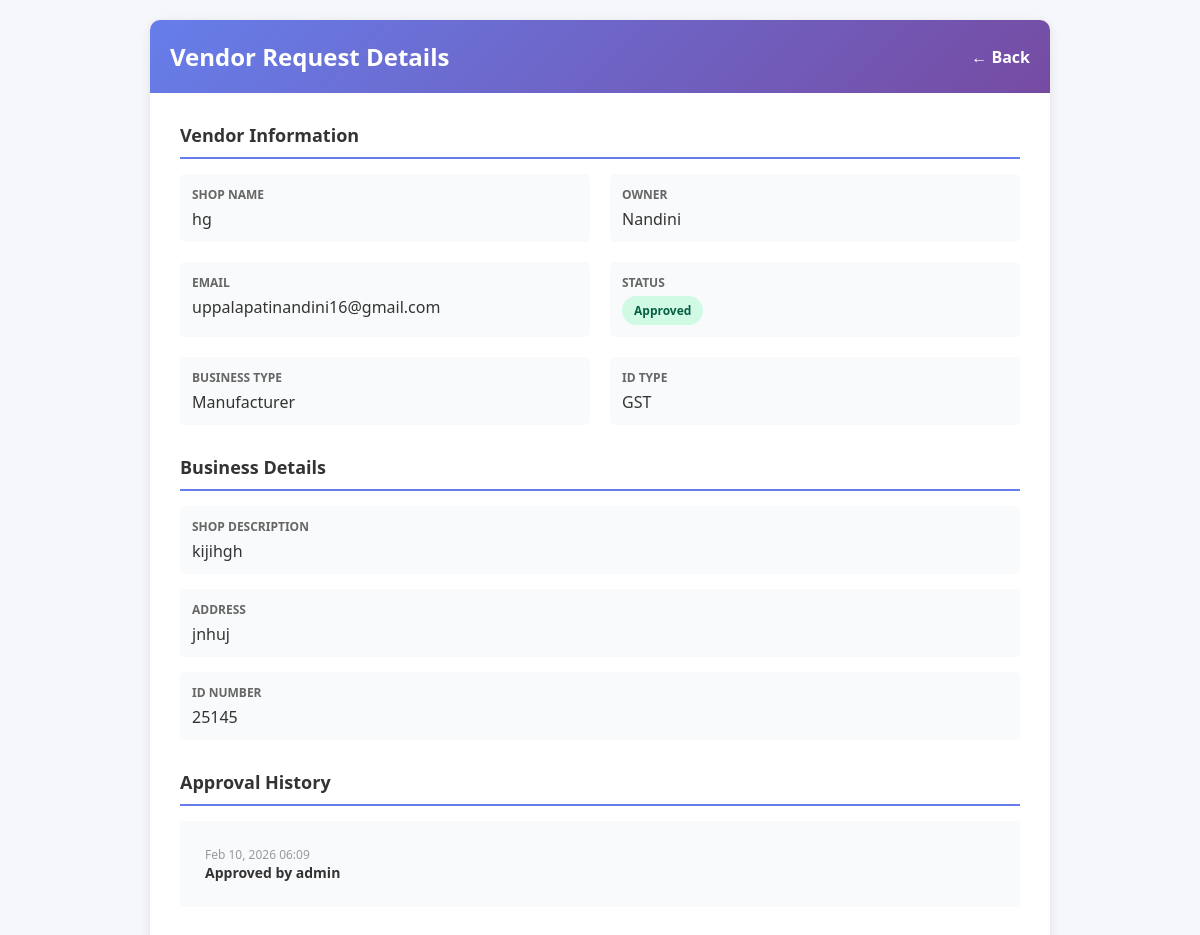
Page /main/vendor-requests/1/ (signed in) on the committed database.
### ecommapp/models.py (models this page shows, shortened)
class VendorProfile(models.Model):
    BUSINESS_CHOICES = [
        ('retail', 'Retail'),
        ('wholesale', 'Wholesale'),
        ('manufacturer', 'Manufacturer'),
        ('service', 'Service'),
    ]
    ID_PROOF_CHOICES = [
        ('gst', 'GST'),
        ('pan', 'PAN'),
    ]
    APPROVAL_STATUS_CHOICES = [
        ('pending', 'Pending'),
        ('approved', 'Approved'),
        ('rejected', 'Rejected'),
    ]
    user = models.OneToOneField(User, on_delete=models.CASCADE, related_name='vendor_profile')
    shop_name = models.CharField(max_length=100)
    shop_description = models.TextField()
    address = models.TextField()
    business_type = models.CharField(max_length=20, choices=BUSINESS_CHOICES)
    id_type = models.CharField(max_length=10, choices=ID_PROOF_CHOICES, blank=True, null=True)
    id_number = models.CharField(max_length=50, blank=True, null=True)
    id_proof_file = models.FileField(upload_to='vendor_docs/', blank=True, null=True)
    gst_number = models.CharField(max_length=15, blank=True, null=True, help_text="15-digit GST number")
    pan_number = models.CharField(max_length=10, blank=True, null=True, help_text="10-character PAN number")
    pan_name = models.CharField(max_length=100, blank=True, null=True, help_text="Name as per PAN card")
    pan_card_file = models.FileField(upload_to='pan_cards/', blank=True, null=True, help_text="Upload PAN card image")
    approval_status = models.CharField(max_length=20, choices=APPROVAL_STATUS_CHOICES, default='pending')
    rejection_reason = models.TextField(blank=True, null=True)
    created_at = models.DateTimeField(default=timezone.now)
    updated_at = models.DateTimeField(auto_now=True)
    is_blocked = models.BooleanField(default=False)
    blocked_reason = models.TextField(blank=True, null=True)
    class Meta:
        ordering = ['-created_at']

### mainApp/models.py (models this page shows, shortened)
class VendorApprovalLog(models.Model):
    ACTION_CHOICES = [
        ('approved', 'Approved'),
        ('rejected', 'Rejected'),
        ('blocked', 'Blocked'),
        ('unblocked', 'Unblocked'),
        ('reviewed', 'Reviewed'),
    ]
    vendor = models.ForeignKey(VendorProfile, on_delete=models.CASCADE, related_name='approval_logs')
    admin_user = models.ForeignKey(User, on_delete=models.SET_NULL, null=True, related_name='vendor_approvals')
    action = models.CharField(max_length=20, choices=ACTION_CHOICES)
    reason = models.TextField(blank=True, null=True)
    timestamp = models.DateTimeField(default=timezone.now)
    class Meta:
        ordering = ['-timestamp']

### mainApp/views.py (the view)
    def wrapper(request, *args, **kwargs):
        if not request.user.is_authenticated:
            return redirect('admin_login')
        if not is_mainapp_admin(request.user):
            return redirect('admin_login')
        return view_func(request, *args, **kwargs)

### mainApp/views.py (called while the page is built)
def is_mainapp_admin(user):
    return user.is_superuser or user.is_staff

def admin_required(view_func):
    def wrapper(request, *args, **kwargs):
        if not request.user.is_authenticated:
            return redirect('admin_login')
        if not is_mainapp_admin(request.user):
            return redirect('admin_login')
        return view_func(request, *args, **kwargs)
    return wrapper

@admin_required
def vendor_request_detail(request, vendor_id):
    vendor = get_object_or_404(VendorProfile, id=vendor_id)
    approval_logs = vendor.approval_logs.all()
    context = {
        'vendor': vendor,
        'approval_logs': approval_logs
    }
    return render(request, 'mainApp/vendor_request_detail.html', context)

### mainApp/templates/mainApp/vendor_request_detail.html (shortened to what this page needs)
<!DOCTYPE html>
<html lang="en">
<head>
</head>
<body>
    <div class="detail-container">
        <div class="header-bar">
            <h1>Vendor Request Details</h1>
            <a href="{% url 'manage_vendor_requests' %}" class="back-link">← Back</a>
        </div>
        <div class="content">
            <div class="section">
                <div class="section-title">Vendor Information</div>
                <div class="info-grid">
                    <div class="info-row">
                        <div class="info-label">Shop Name</div>
                        <div class="info-value">{{ vendor.shop_name }}</div>
                    </div>
                    <div class="info-row">
                        <div class="info-label">Owner</div>
                        <div class="info-value">{{ vendor.user.get_full_name|default:vendor.user.username }}</div>
                    </div>
                    <div class="info-row">
                        <div class="info-label">Email</div>
                        <div class="info-value">{{ vendor.user.email }}</div>
                    </div>
                    <div class="info-row">
                        <div class="info-label">Status</div>
                        <div class="info-value">
                            <span class="status-badge status-{{ vendor.approval_status }}">
                                {{ vendor.get_approval_status_display }}
                            </span>
                        </div>
                    </div>
                    <div class="info-row">
                        <div class="info-label">Business Type</div>
                        <div class="info-value">{{ vendor.get_business_type_display }}</div>
                    </div>
                    <div class="info-row">
                        <div class="info-label">ID Type</div>
                        <div class="info-value">{{ vendor.get_id_type_display }}</div>
                    </div>
                </div>
            </div>
            <div class="section">
                <div class="section-title">Business Details</div>
                <div class="info-row" style="margin-bottom: 15px;">
                    <div class="info-label">Shop Description</div>
                    <div class="info-value">{{ vendor.shop_description }}</div>
                </div>
                <div class="info-row" style="margin-bottom: 15px;">
                    <div class="info-label">Address</div>
                    <div class="info-value">{{ vendor.address }}</div>
                </div>
                <div class="info-row">
                    <div class="info-label">ID Number</div>
                    <div class="info-value">{{ vendor.id_number }}</div>
                </div>
            </div>
            {% if approval_logs %}
            <div class="section">
                <div class="section-title">Approval History</div>
                <div class="logs">
                    {% for log in approval_logs %}
                    <div class="log-item">
                        <div class="log-date">{{ log.timestamp|date:"M d, Y H:i" }}</div>
                        <div class="log-action">{{ log.get_action_display }} by {{ log.admin_user.username }}</div>
                    </div>
                    {% endfor %}
                </div>
            </div>
            {% endif %}
        </div>
    </div>
</body>
</html>

### mainApp/templates/mainApp/vendor_request_detail.html (style rules this page uses)
* { margin: 0; padding: 0; box-sizing: border-box; }
body { font-family: 'Segoe UI', Tahoma, Geneva, Verdana, sans-serif; background: #f5f7fa; padding: 20px; }
.detail-container { max-width: 900px; margin: 0 auto; background: white; border-radius: 10px; box-shadow: 0 2px 10px rgba(0, 0, 0, 0.1); overflow: hidden; }
.header-bar { padding: 20px; background: linear-gradient(135deg, #667eea 0%, #764ba2 100%); color: white; display: flex; justify-content: space-between; align-items: center; }
.header-bar h1 { font-size: 24px; }
.back-link { color: white; text-decoration: none; font-weight: 600; }
.content { padding: 30px; }
.section { margin-bottom: 30px; }
.section-title { font-size: 18px; font-weight: bold; color: #333; margin-bottom: 15px; padding-bottom: 10px; border-bottom: 2px solid #667eea; }
.info-grid { display: grid; grid-template-columns: 1fr 1fr; gap: 20px; }
.info-row { padding: 12px; background: #f9fafb; border-radius: 5px; }
.info-label { color: #666; font-size: 12px; font-weight: 600; text-transform: uppercase; margin-bottom: 5px; }
.info-value { color: #333; font-size: 16px; font-weight: 500; }
.status-badge { display: inline-block; padding: 6px 12px; border-radius: 20px; font-size: 12px; font-weight: 600; }
.status-approved { background: #d1fae5; color: #065f46; }
.logs { background: #f9fafb; border-radius: 5px; padding: 15px; }
.log-item { padding: 10px; border-bottom: 1px solid #e5e7eb; font-size: 14px; }
.log-item:last-child { border-bottom: none; }
.log-date { color: #999; font-size: 12px; }
.log-action { font-weight: 600; color: #333; }

### rows in the picture
VendorProfile: shop_name "hg", user.get_full_name "Nandini", user.email "uppalapatinandini16@gmail.com", approval_status "Approved", business_type "Manufacturer", id_type "GST", shop_description "kijihgh", address "jnhuj", id_number "25145"
VendorApprovalLog: timestamp "Feb 10, 2026 06:09", action "Approved", admin_user.username "admin"
